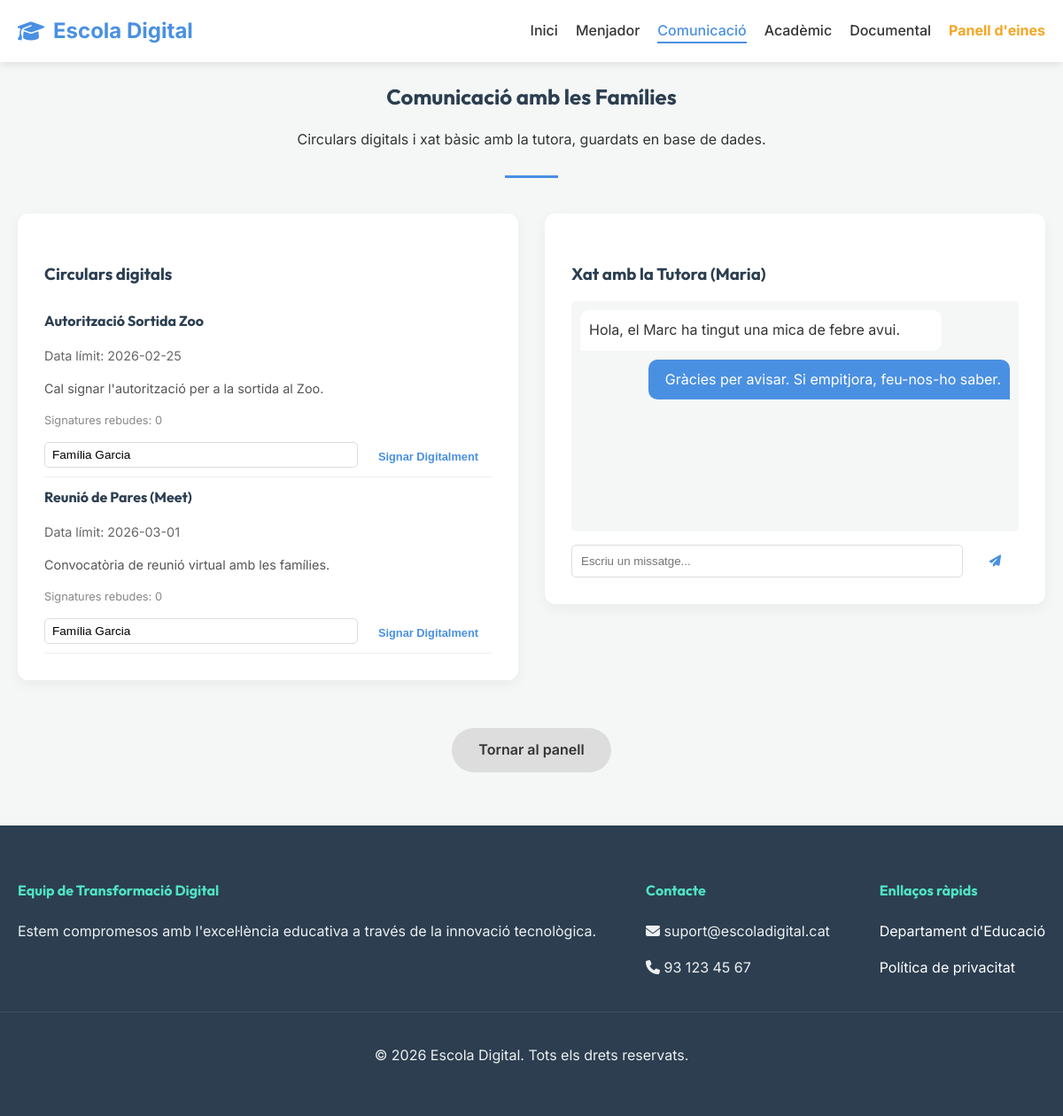
Page /index.php?page=demo_comm on the committed database.
### tables this page shows
CREATE TABLE IF NOT EXISTS `circulars` (
    `id` INT UNSIGNED AUTO_INCREMENT PRIMARY KEY,
    `title` VARCHAR(200) NOT NULL,
    `description` TEXT NOT NULL,
    `due_date` DATE DEFAULT NULL,
    `created_at` TIMESTAMP DEFAULT CURRENT_TIMESTAMP
);

CREATE TABLE IF NOT EXISTS `messages` (
    `id` INT UNSIGNED AUTO_INCREMENT PRIMARY KEY,
    `student_id` INT UNSIGNED NULL,
    `sender_role` ENUM('familia','tutora') NOT NULL,
    `sender_name` VARCHAR(150) NOT NULL,
    `content` TEXT NOT NULL,
    `created_at` TIMESTAMP DEFAULT CURRENT_TIMESTAMP,
    CONSTRAINT `fk_message_student` FOREIGN KEY (`student_id`) REFERENCES `students`(`id`) ON DELETE SET NULL
);

### pages/demo_comm.php (the view, shortened to what this page needs)
<?php
$circularsStmt = $pdo->query(
    'SELECT c.id, c.title, c.description, c.due_date,
            COUNT(s.id) AS signatures_count
     FROM circulars c
     LEFT JOIN circular_signatures s ON s.circular_id = c.id
     GROUP BY c.id
     ORDER BY c.due_date ASC'
);
$circulars = $circularsStmt->fetchAll();
$messagesStmt = $pdo->query(
    "SELECT sender_role, sender_name, content, created_at
     FROM messages
     ORDER BY created_at ASC
     LIMIT 50"
);
$messages = $messagesStmt->fetchAll();
?>
<div class="container section-title">
    <h2>Comunicació amb les Famílies</h2>
    <p>Circulars digitals i xat bàsic amb la tutora, guardats en base de dades.</p>
</div>
<div class="container" style="display: flex; gap: 30px; flex-wrap: wrap;">
    <div style="flex: 1; min-width: 300px;">
        <div class="card">
            <h3>Circulars digitals</h3>
            <div style="margin-top: 15px;">
                <?php foreach ($circulars as $c): ?>
                    <div style="border-bottom: 1px solid #eee; padding: 10px 0;">
                        <h4 style="margin: 0;"><?= htmlspecialchars($c['title']) ?></h4>
                        <?php if ($c['due_date']): ?>
                            <p style="font-size: 0.9rem; color: #666;">
                                Data límit: <?= htmlspecialchars($c['due_date']) ?>
                            </p>
                        <?php endif; ?>
                        <p style="font-size: 0.9rem; color: #555;"><?= htmlspecialchars($c['description']) ?></p>
                        <p style="font-size: 0.8rem; color: #888;">
                            Signatures rebudes: <?= (int) $c['signatures_count'] ?>
                        </p>
                        <form method="post" style="margin-top: 5px; display: flex; gap: 8px; align-items: center; flex-wrap: wrap;">
                            <input type="text" name="family_name" value="Família Garcia" style="flex: 1; min-width: 140px; padding: 6px 8px; border-radius: 5px; border: 1px solid #ddd; font-size: 0.85rem;">
                            <button class="btn" style="padding: 5px 15px; font-size: 0.8rem; margin-top: 5px;">Signar Digitalment</button>
                        </form>
                    </div>
                <?php endforeach; ?>
            </div>
        </div>
    </div>
    <div style="flex: 1; min-width: 300px;">
        <div class="card">
            <h3>Xat amb la Tutora (Maria)</h3>
            <div style="height: 240px; background: #f4f7f6; padding: 10px; border-radius: 5px; overflow-y: auto; margin-bottom: 15px;">
                <?php foreach ($messages as $msg): ?>
                    <?php if ($msg['sender_role'] === 'familia'): ?>
                        <div style="background: white; padding: 10px; border-radius: 10px 10px 10px 0; max-width: 80%; margin-bottom: 10px;">
                            <?= htmlspecialchars($msg['content']) ?>
                        </div>
                    <?php else: ?>
                        <div style="background: var(--primary-color); color: white; padding: 10px; border-radius: 10px 10px 0 10px; max-width: 80%; margin-left: auto; text-align: right;">
                            <?= htmlspecialchars($msg['content']) ?>
                        </div>
                    <?php endif; ?>
                <?php endforeach; ?>
            </div>
            <form method="post" style="display: flex; gap: 10px;">
                <input type="text" name="content" placeholder="Escriu un missatge..." required style="flex: 1; padding: 10px; border-radius: 5px; border: 1px solid #ddd;">
                <button class="btn" style="margin: 0; padding: 10px 20px;"><i class="fa fa-paper-plane"></i></button>
            </form>
        </div>
    </div>
</div>
<div class="container text-center mt-4">
    <a href="index.php?page=demo" class="btn" style="background: #ddd; color: #333;">Tornar al panell</a>
</div>

### css/style.css (style rules this page uses)
:root { --primary-color: #4a90e2; --secondary-color: #50e3c2; --accent-color: #f5a623; --background-color: #f4f7f6; --text-color: #333; --header-bg: #fff; --card-bg: #fff; --font-heading: 'Outfit', sans-serif; --font-body: 'Inter', sans-serif; --transition: all 0.3s ease; }
body { font-family: var(--font-body); background-color: var(--background-color); color: var(--text-color); margin: 0; padding: 0; line-height: 1.6; }
h1, h2, h3, h4, h5, h6 { font-family: var(--font-heading); color: #2c3e50; margin-bottom: 1rem; }
.container { max-width: 1200px; margin: 0 auto; padding: 0 20px; }
.btn { display: inline-block; padding: 12px 30px; background-color: #fff; color: var(--primary-color); text-decoration: none; border-radius: 30px; font-weight: 600; margin-top: 30px; transition: var(--transition); border: none; cursor: pointer; }
.section-title { text-align: center; margin-bottom: 40px; position: relative; padding-bottom: 15px; }
.section-title::after { content: ''; position: absolute; bottom: 0; left: 50%; transform: translateX(-50%); width: 60px; height: 3px; background-color: var(--primary-color); }
.card { background-color: var(--card-bg); border-radius: 12px; padding: 30px; box-shadow: 0 5px 15px rgba(0, 0, 0, 0.05); transition: var(--transition); border-top: 5px solid transparent; }
.card h3 { margin-bottom: 15px; }
.text-center { text-align: center; }
.mt-4 { margin-top: 1.5rem; }
.card { animation: fadeInUp 0.6s ease-out forwards; }

### rows in the picture
circulars: title "Autorització Sortida Zoo", due_date "2026-02-25", description "Cal signar l'autorització per a la sortida al Zoo.", signatures_count "0"
circulars: title "Reunió de Pares (Meet)", due_date "2026-03-01", description "Convocatòria de reunió virtual amb les famílies.", signatures_count "0"
messages: content "Hola, el Marc ha tingut una mica de febre avui."
messages: content "Gràcies per avisar. Si empitjora, feu-nos-ho saber."
